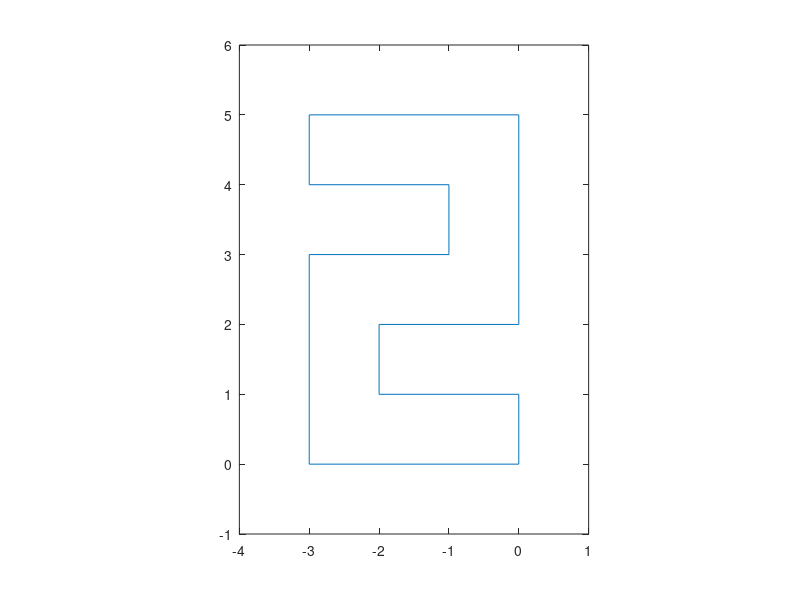

Recreate this plot in MATLAB.
function plot_box(target_ax)

if nargin == 0
    figure
    target_ax = gca;
end

edge_position = [
    0, 0
    -3, 0
    -3, 3
    -1, 3
    -1, 4
    -3, 4
    -3, 5
    0, 5
    0, 2
    -2, 2
    -2, 1
    0, 1
    0, 0
    ];

plot(target_ax, edge_position(:,1), edge_position(:,2))
xlim(target_ax, [-4, 1])
ylim(target_ax, [-1, 6])
daspect(target_ax, [1, 1, 1])
end
